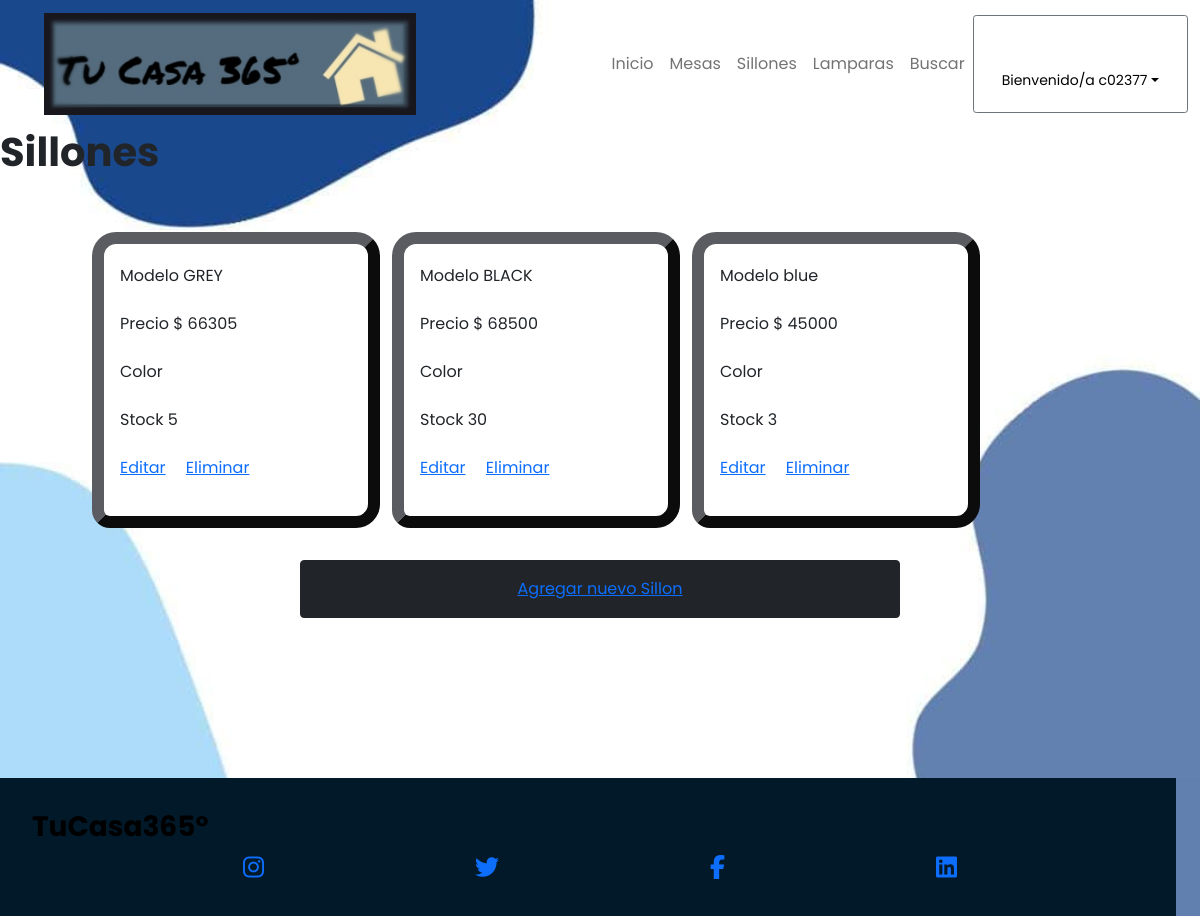
The app's page /AppCoder/sillones/list (signed in) with its own data.
### AppCoder/models.py (models this page shows, shortened)
class Sillon(models.Model):
    nombre=models.CharField(max_length=40)
    precio = models.IntegerField()
    stock = models.IntegerField()

### AppCoder/views.py (the view)
# urls.py: path('sillones/list', views.SillonList.as_view(), name='SillonesList'), #ok
class SillonList(ListView):
      model = Sillon
      template_name = "AppCoder/sillon_list.html"

### AppCoder/templates/AppCoder/sillon_list.html
{% extends "AppCoder/padre.html" %}
{% load static %}
{% block contenidoQueCambia %}
<h1>Sillones</h1>
        <div class='container-fluid'>
            <div class="row">
                    {% for sillon in object_list %}
                    <div class="col-sm-6 col-md-6 col-lg-3">
                        <div class="card" id="card" style="width: 18rem;">
                            <div class="card-body">
                                <p>Modelo {{sillon.nombre}}</p>
                                <p>Precio $ {{sillon.precio}}</p>
                                <p>Color {{msillonesa.color}}</p>
                                <p>Stock {{sillon.stock}}</p>
                                <P>
                                    <a href="{% url 'SillonesEditar' sillon.id %}" class="card-link"> Editar</a>
                                    <a href="{% url 'SillonesEliminar' sillon.id %}" class="card-link"> Eliminar</a>
                                </P>
                            </div>
                        </div>
                    </div>
                {% endfor %}
            </div>
        </div>
        <div class="d-grid gap-2 col-6 mx-auto marginTop">
            <button class="btn  btn-dark" type="button">
                <a href="{% url 'SillonFormulario' %}">Agregar nuevo Sillon</a>
            </button>
        </div>
{% endblock %}

### AppCoder/templates/AppCoder/padre.html (shortened to what this page needs)
<!DOCTYPE html>
<html lang="en">
        {% load static %}
    <head>
        <link href="https://cdn.jsdelivr.net/npm/bootstrap-icons@1.5.0/font/bootstrap-icons.css" rel="stylesheet" type="text/css" />
        <link rel="stylesheet" href="../../static/AppCoder/css/style2.css">
    </head>
    <body>
        <nav class="navbar navbar-expand-md navbar-light sticky-top">
            <div class="container-fluid">
                <a class="navbar-brand" href="{% url 'Inicio' %}">
                    <img src="../../static/AppCoder/assets/img/logo-min.jpg" class="logoMargin" alt="logo de Tucasa" >
                </a>
                <div class="collapse navbar-collapse" id="navbarNav">
                    <ul class="navbar-nav ms-auto">
                        <li class="nav-item opciones"><a class="nav-link" aria-current="page" href="{% url 'Inicio' %}">Inicio</a></li>
                        <li class="nav-item opciones"><a class="nav-link" href="{% url 'Mesas' %}">Mesas</a></li>
                        <li class="nav-item opciones"><a class="nav-link" href="{% url 'Sillones' %}">Sillones</a></li>
                        <li class="nav-item opciones"><a class="nav-link" href="{% url 'Lamparas' %}">Lamparas</a></li>
                        <li class="nav-item opciones"><a class="nav-link" href="{% url 'BusquedaModelos' %}">Buscar</a></li>
                    </ul>
                    {% if request.user.is_authenticated %}
                        <li class="nav-item dropdown btn btn-outline-secondary btn-sm position-relative">
                            <a class="nav-link dropdown-toggle" id="navbarDropdown" href="#" role="button" data-bs-toggle="dropdown" aria-expanded="false" style="color:black">Bienvenido/a {{user.username}}</a>
                            </li>
                    {% endif %}
                </div>
            </div>
        </nav>
        {% block contenidoQueCambia %}{% endblock %}
        <footer id="footer">
            <div class="footerLeft">
                <h3 >TuCasa365°</h3>
                    <div class="footerIcons">
                        <a href="https://instagram.com" target="_blank"><i class="fa-brands fa-instagram"aria-hidden="true"></i></a>
                        <a href="https://twitter.com" target="_blank"><i class="fa-brands fa-twitter" aria-hidden="true"></i></a>
                        <a href="https://facebook.com" target="_blank"><i class="fa-brands fa-facebook-f"aria-hidden="true"></i></a>
                        <a href="https://ar.linkedin.com/" target="_blank"><i class="fa-brands fa-linkedin" aria-hidden="true"></i></a>
                    </div>
            </footer>
    </body>
</html>

### records on screen
Sillon: nombre "GREY", precio "66305", stock "5"
Sillon: nombre "BLACK", precio "68500", stock "30"
Sillon: nombre "blue", precio "45000", stock "3"

### other values on screen
{{ user.username }} "c02377"
